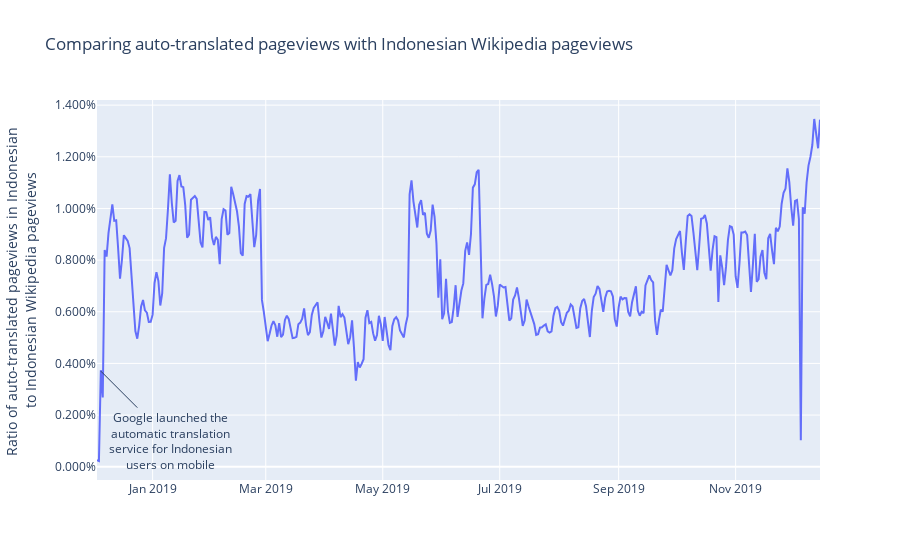

Notebook source saved alongside this figure:
### Markdown cell above
### C. Comparing auto-translated pageviews with Indonesian Wikipedia pageviews<a class="anchor" id="pageviews_auto_idwiki"></a>
[Back to Table of Contents](#toc)

### Code cell
idwiki_pageviews = wiki_pageviews[wiki_pageviews.is_id].groupby('date', as_index = False)['pageviews'].sum()
compare_pv_id = pageviews[(pageviews.initiation_method == 'Automatic translation from search result page') & pageviews.is_id].groupby('date',as_index = False)['pageviews'].sum() \
.merge(idwiki_pageviews, on='date')
compare_pv_id = compare_pv_id.set_index('date')
compare_pv_id['Ratio of auto-translated pageviews to Indonesian Wikipedia pageviews'] = compare_pv_id['pageviews_x'].div(compare_pv_id['pageviews_y'])
fig = {
    'data': [{
    'x': compare_pv_id.index,
    'y': compare_pv_id['Ratio of auto-translated pageviews to Indonesian Wikipedia pageviews'],
    'name': 'Ratio of auto-translated pageviews to Indonesian Wikipedia pageviews'
    }],
    'layout': {
        'yaxis': {'title': "Ratio of auto-translated pageviews in Indonesian <br>to Indonesian Wikipedia pageviews",
                 'tickformat': ',.3%'},
        'title': {'text': 'Comparing auto-translated pageviews with Indonesian Wikipedia pageviews'},
        'margin':{'l': 90},
        #'legend': {'x': 0, 'y': -0.25},
        'hoverlabel': {'namelength' : -1},
        'annotations': [{'x':'2018-12-05', 'y':0.0037, 'text':'Google launched the<br>automatic translation<br>service for Indonesian<br>users on mobile',
                        'ax': 70, 'ay': 70}]
    }
}
plotly.offline.iplot(fig)

### Figure 1 — Plotly figure (JSON) as saved in the notebook; plotly's stock layout.template omitted (floating-point values rounded to 4 significant figures; data arrays with more than 128 entries replaced by an {"elided": "..."} marker saying what was removed)
{"data": [{"name": "Ratio of auto-translated pageviews to Indonesian Wikipedia pageviews", "type": "scatter", "x": {"elided": "378 str values"}, "y": {"elided": "378 float values"}}], "layout": {"annotations": [{"ax": 70, "ay": 70, "text": "Google launched the<br>automatic translation<br>service for Indonesian<br>users on mobile", "x": "2018-12-05", "y": 0.0037}], "hoverlabel": {"namelength": -1}, "margin": {"l": 90}, "title": {"text": "Comparing auto-translated pageviews with Indonesian Wikipedia pageviews"}, "yaxis": {"tickformat": ",.3%", "title": {"text": "Ratio of auto-translated pageviews in Indonesian <br>to Indonesian Wikipedia pageviews"}}}}
